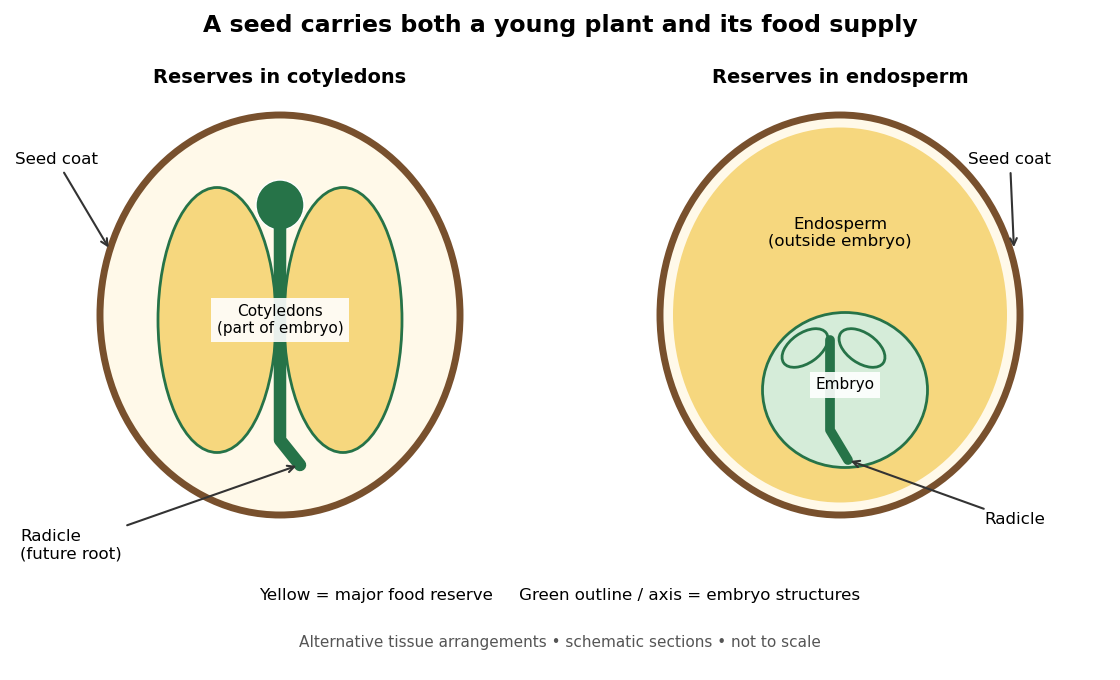

Source code (Python):
"""Original seed-section schematic; Python 3.14, matplotlib 3.10.7.
Run from _media; writes seed-embryo-and-reserve-arrangements.png to CWD.
"""
from pathlib import Path
import matplotlib.pyplot as plt
from matplotlib.patches import Ellipse, FancyArrowPatch

plt.rcParams.update({'font.size': 12, 'font.family': 'DejaVu Sans'})
fig, ax = plt.subplots(figsize=(11.2, 6.8), dpi=100)
fig.patch.set_facecolor('white')
ax.set(xlim=(0, 11.2), ylim=(0, 6.8), aspect='equal')
ax.axis('off')
brown, yellow, green = '#78502d', '#f6d77e', '#267348'
ax.text(5.6, 6.48, 'A seed carries both a young plant and its food supply', ha='center', fontsize=17, weight='bold')
for x in (2.8, 8.4):
    ax.add_patch(Ellipse((x, 3.65), 3.6, 4, facecolor='#fff9e9', edgecolor=brown, linewidth=5))
ax.text(2.8, 5.97, 'Reserves in cotyledons', ha='center', fontsize=14, weight='bold')
ax.text(8.4, 5.97, 'Reserves in endosperm', ha='center', fontsize=14, weight='bold')
for x in (2.17, 3.43):
    ax.add_patch(Ellipse((x, 3.6), 1.18, 2.65, facecolor=yellow, edgecolor=green, linewidth=2))
ax.plot([2.8, 2.8, 3.0], [4.6, 2.4, 2.15], color=green, linewidth=9, solid_capstyle='round')
ax.add_patch(Ellipse((2.8, 4.75), .48, .5, facecolor=green, edgecolor='white'))
ax.text(2.8, 3.6, 'Cotyledons\n(part of embryo)', ha='center', va='center', fontsize=11, bbox={'facecolor':'white','edgecolor':'none','alpha':.9})
ax.add_patch(Ellipse((8.4, 3.65), 3.34, 3.75, facecolor=yellow, edgecolor='none'))
ax.add_patch(Ellipse((8.45, 2.9), 1.65, 1.55, facecolor='#d5ecd9', edgecolor=green, linewidth=2))
ax.plot([8.3, 8.3, 8.48], [3.4, 2.5, 2.2], color=green, linewidth=7, solid_capstyle='round')
ax.add_patch(Ellipse((8.05, 3.32), .52, .3, angle=35, facecolor='#d5ecd9', edgecolor=green, linewidth=2))
ax.add_patch(Ellipse((8.62, 3.32), .52, .3, angle=-35, facecolor='#d5ecd9', edgecolor=green, linewidth=2))
ax.text(8.4, 4.47, 'Endosperm\n(outside embryo)', ha='center', va='center', fontsize=12)
ax.text(8.45, 2.95, 'Embryo', ha='center', va='center', fontsize=11, bbox={'facecolor':'white','edgecolor':'none','alpha':.9})
for text, xy, pos in [('Seed coat', (1.1, 4.3), (.15, 5.2)), ('Radicle\n(future root)', (2.99, 2.15), (.2, 1.35)), ('Seed coat', (10.14, 4.3), (10.1, 5.2)), ('Radicle', (8.48, 2.2), (10.15, 1.6))]:
    ax.annotate(text, xy, xytext=pos, ha='left' if pos[0]<6 else 'center', va='center', fontsize=12, arrowprops={'arrowstyle':'->','color':'#333','lw':1.5})
ax.text(5.6, .8, 'Yellow = major food reserve     Green outline / axis = embryo structures', ha='center', fontsize=12)
ax.text(5.6, .33, 'Alternative tissue arrangements • schematic sections • not to scale', ha='center', fontsize=11, color='#555')
fig.subplots_adjust(left=0, right=1, bottom=0, top=1)
fig.savefig(Path.cwd() / (Path(__file__).stem + '.png'), facecolor='white', transparent=False)
plt.close(fig)
